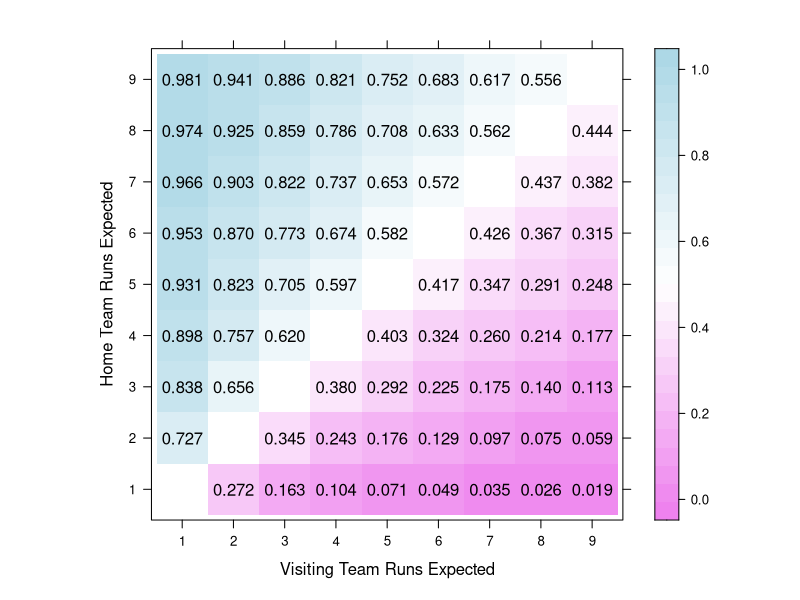

Recreate this plot in R.
#from Miller, Thomas W. "Modeling Techniques in Predictive Analytics with Python and R: A guide to Data Science"

library(lattice)
simulator <- function(home_mean, away_mean, niterations) {
    #input runs scored means, output prob. of winning for home team
    set.seed(1234)
    away_game_score <- numeric(niterations)
    home_game_score <- numeric(niterations)
    home_win <- numeric(niterations)
    i <- 1
    while (i < niterations + 1) {
        away_game_score[i] <- rnbinom(1, mu=away_mean, size=4)
        home_game_score[i] <- rnbinom(1, mu=home_mean, size=4)
        if(away_game_score[i] > home_game_score[i]) home_win[i] <- 1
        if(away_game_score[i] != home_game_score[i]) i <- i + 1
    }
    n_home_win<-sum(home_win)
    return(n_home_win/niterations)
}

niterations<-100000
probmat <- matrix(data=NA, nrow=9, ncol = 9, dimnames = list(c(as.character(1:9)), c(as.character(1:9))))

for(index_home in 1:9){
    for(index_away in 1:9){
        if (index_home != index_away){
            probmat[index_home, index_away] <- simulator(index_home, index_away, niterations)
        }
    }
}

pdf(file = "./fig_sports_analytics_prob_matrix.pdf", width=8.5, height=8.5)
x<-rep(1:nrow(probmat), times=ncol(probmat))
y<-NULL

for(i in 1:ncol(probmat)){
    y <- c(y, rep(i, times = nrow(probmat)))
}

probtext<-sprintf("%0.3f", as.numeric(probmat))
text_data_frame<-data.frame(x,y,probtext)
text_data_frame$probtext <- as.character(text_data_frame$probtext)
text_data_frame$probtext <- ifelse((text_data_frame$probtext == "NA"), NA, text_data_frame$probtext)
text_data_frame <- na.omit(text_data_frame)
print(levelplot(probmat, cuts = 25, tick.number = 9, col.regions = colorRampPalette(c('violet', 'white', 'light blue')),
                xlab = "Visiting Team Runs Expected",
                ylab = "Home Team Runs Expected",
                panel = function (...) {
                    panel.levelplot(...)
                    panel.text(text_data_frame$x, text_data_frame$y,
                               labels = text_data_frame$probtext)
                }))
dev.off()
